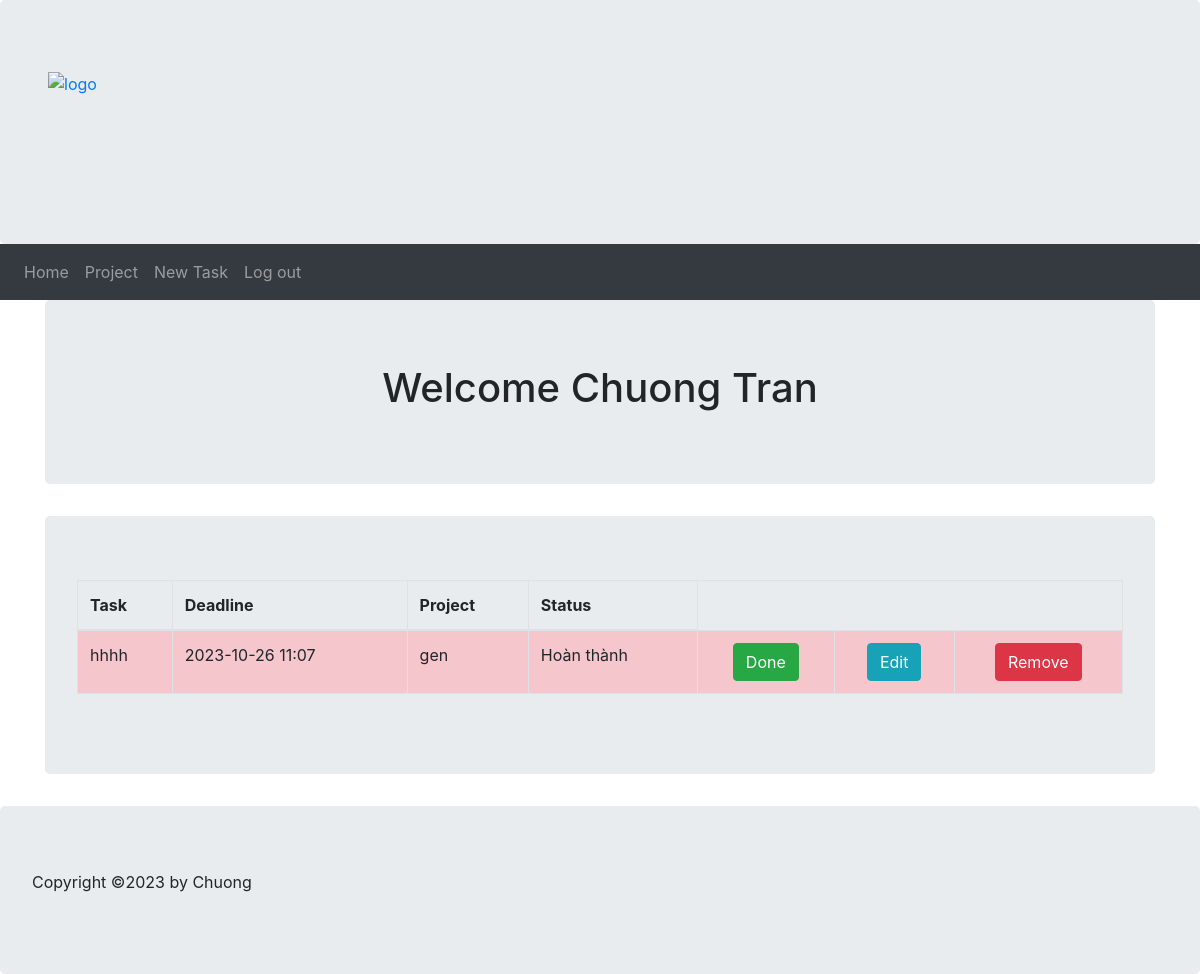
Page /userHome (signed in) on the earlier database version.
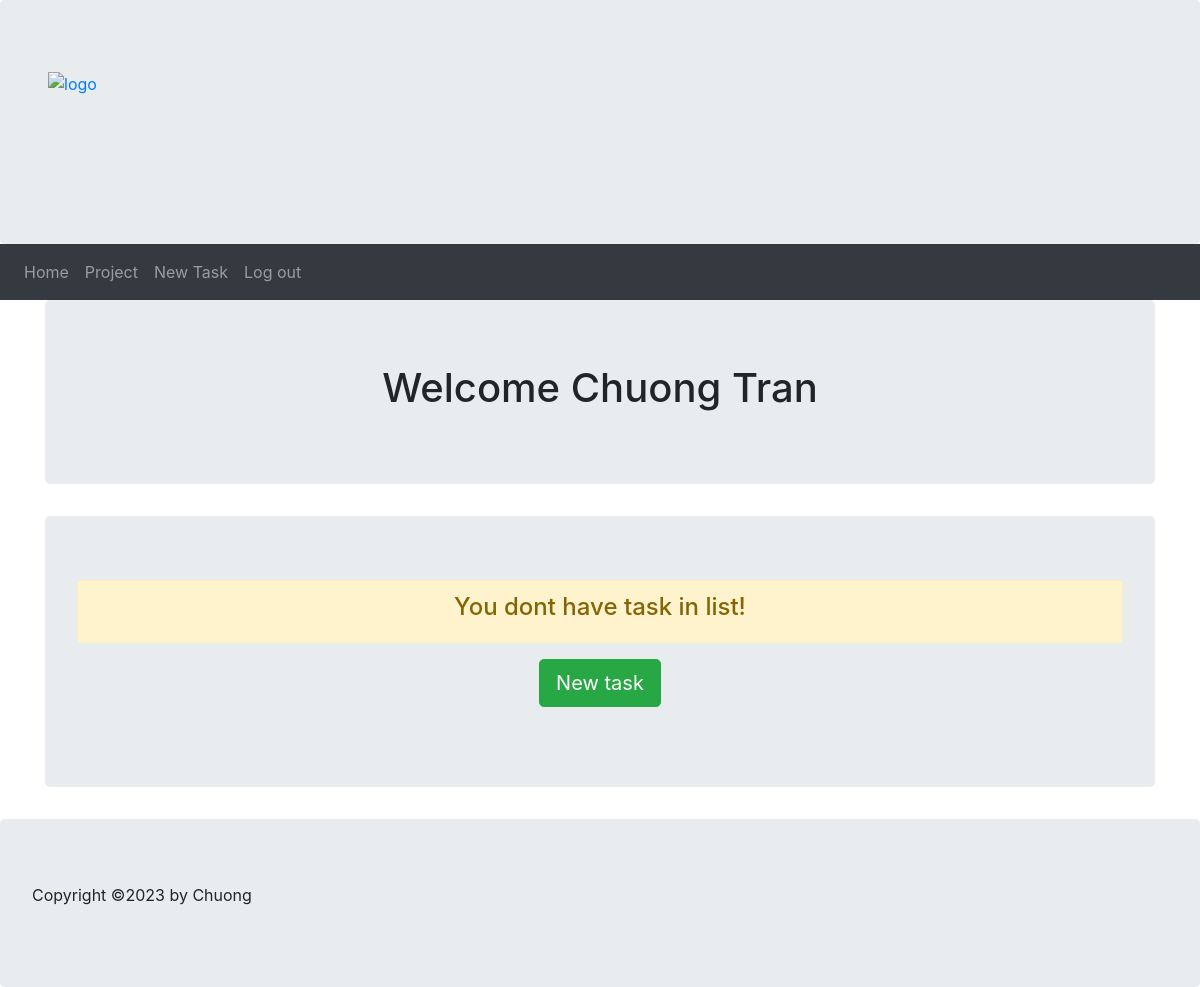
Same page on the later database version.
### models.py (models this page shows, shortened)
class Task(db.Model):
    task_id = db.Column(db.Integer, Sequence('task_id_seq'), primary_key=True)
    description = db.Column(db.String(255), nullable=False)
    isCompleted = db.Column(db.Boolean, default=False)
    deadline = db.Column(db.DateTime, nullable=True)
    project_id = db.Column(db.Integer, ForeignKey('project.project_id', name='fk_task_project'))
    project = db.relationship('Project', back_populates='tasks')
    priority_id = db.Column(db.Integer, ForeignKey('priority.priority_id', name='fk_task_priority'))
    priority = db.relationship('Priority', back_populates='tasks')
    status_id = db.Column(db.Integer, ForeignKey('status.status_id', name='fk_task_status'))
    status = db.relationship('Status', back_populates='tasks')
    def getPriorityClass(self):
        if (self.priority_id == 1):
            return "table-danger"
        elif (self.priority_id == 2):
            return "table-warning"
        elif (self.priority_id == 3):
            return "table-info"
        else:
            return "table-primary"

class Project(db.Model):
    project_id = db.Column(db.Integer, Sequence('project_id_seq'), primary_key=True)
    name = db.Column(db.String(255), nullable=False)
    description = db.Column(db.String(255), nullable=False)
    deadline = db.Column(db.DateTime, nullable=False)
    tasks = db.relationship('Task', back_populates='project', cascade='all, delete-orphan')
    user_id = db.Column(db.Integer, ForeignKey('user.user_id', name='fk_project_user'))
    user = db.relationship('User', back_populates='projects')
    status_id = db.Column(db.Integer, ForeignKey('status.status_id', name='fk_project_status'))
    status = db.relationship('Status', back_populates='projects')
    def __repr__(self):
        return '{}'.format(self.name)

class Status(db.Model):
    status_id = db.Column(db.Integer, Sequence('status_id_seq'), primary_key=True)
    description = db.Column(db.String(255), nullable=False)
    projects = db.relationship('Project', back_populates='status')
    tasks = db.relationship('Task', back_populates='status')
    def __repr__(self):
        return '{}'.format(self.description)

### main.py (the view)
@app.route('/userHome', methods=['GET', 'POST'])
def userHome():
    _user_id = session.get('user')
    if _user_id:
        user = db.session.query(models.User).filter_by(user_id=_user_id).first()
        projects = user.projects
        tasks = []
        for project in projects:
            tasks.extend(project.tasks)  # Gộp tất cả các nhiệm vụ từ các dự án thành một danh sách
        return render_template('userhome.html', user=user, projects=projects, tasks=tasks)
    else:
        return redirect('/')

### templates/userhome.html (shortened to what this page needs)
{% extends "userbase.html" %}
{% block content %}
    <div class="container">
        <div class="jumbotron text-center">
            <h1>Welcome {{ user.first_name }} {{ user.last_name }}</h1>
        </div>
        {% if tasks %}
        <div class="jumbotron">
            <table class="table table-striped table-bordered table-hover">
                <thead>
                    <tr>
                        <th>Task</th>
                        <th>Deadline</th>
                        <th>Project</th>
                        <th>Status</th>
                    </tr>
                </thead>
                <tbody>
                    {% for task in tasks %}
                        {% if task.isCompleted == False %}
                            <tr class="{{ task.getPriorityClass() }}">
                                <td>{{ task.description }}</td>
                                <td>{{ task.deadline.strftime('%Y-%m-%d %H:%M') }}</td>
                                <td>{{ task.project }}</td>
                                <td>{{ task.status }}</td>
                                <td class="text-center">
                                    <form action="/doneTask" method="post">
                                        <button type="submit" class="btn btn-success">Done</button>
                                    </form>
                                </td>
                                <td class="text-center">
                                    <form action="/editTask" method="post">
                                        <button type="submit" class="btn btn-info">Edit</button>
                                    </form>
                                </td>
                                <td class="text-center">
                                    <form action="/deleteTask" method="post">
                                        <button type="submit" class="btn btn-danger">Remove</button>
                                    </form>
                                </td>
                            </tr>
                        {% endif %}
                    {% endfor %}
                </tbody>
            </table>
        </div>
        {% else %}
        <div class="jumbotron text-center">
            <div class="alert alert-warning text-center">
                <h4>You dont have task in list!</h4>
            </div>
            <p><a class="btn btn-lg btn-success" href="/newTask">New task</a></p>
        </div>
        {% endif %}
    </div>
{% endblock %}

Differences in the rows shown:
removed Task: description "hhhh", deadline "2023-10-26 11:07", project "gen", status "Hoàn thành"
Other differences:
text no longer shown: "Task Deadline Project Status"
text now shown: "You dont have task in list! New task"
